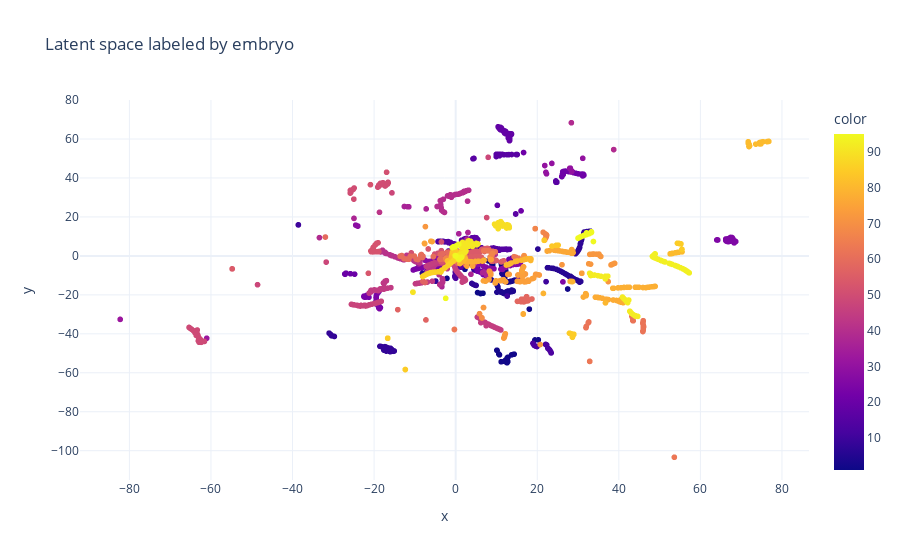

Notebook source saved alongside this figure:
### Code cell
fig = px.scatter(x=embedding_norm2[:, 0], y=embedding_norm2[:, 1], color=embryo_array.flatten(), 
                      template='plotly_white', title='Latent space labeled by embryo')


fig.show()

### Figure 1 — Plotly figure (JSON) as saved in the notebook; plotly's stock layout.template omitted (floating-point values rounded to 4 significant figures; data arrays with more than 128 entries replaced by an {"elided": "..."} marker saying what was removed)
{"data": [{"hovertemplate": "x=%{x}<br>y=%{y}<br>color=%{marker.color}<extra></extra>", "legendgroup": "", "marker": {"color": {"elided": "1989 int values"}, "coloraxis": "coloraxis", "symbol": "circle"}, "mode": "markers", "name": "", "showlegend": false, "type": "scattergl", "x": {"elided": "1989 float values"}, "xaxis": "x", "y": {"elided": "1989 float values"}, "yaxis": "y"}], "layout": {"coloraxis": {"colorbar": {"title": {"text": "color"}}, "colorscale": [[0, "#0d0887"], [0.1111, "#46039f"], [0.2222, "#7201a8"], [0.3333, "#9c179e"], [0.4444, "#bd3786"], [0.5556, "#d8576b"], [0.6667, "#ed7953"], [0.7778, "#fb9f3a"], [0.8889, "#fdca26"], [1, "#f0f921"]]}, "legend": {"tracegroupgap": 0}, "title": {"text": "Latent space labeled by embryo"}, "xaxis": {"anchor": "y", "domain": [0, 1], "title": {"text": "x"}}, "yaxis": {"anchor": "x", "domain": [0, 1], "title": {"text": "y"}}}}
